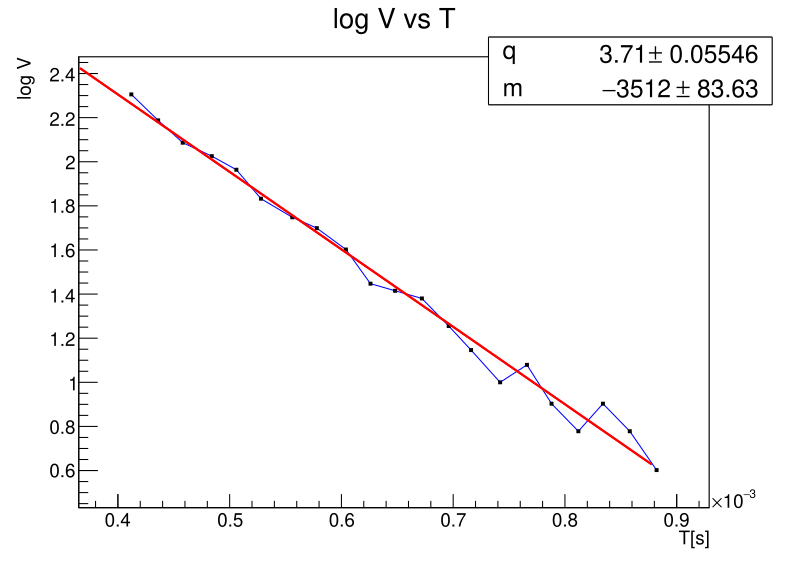

Generate this figure with Python:
import ROOT
from ROOT import TLine
from array import array
import numpy as np
import pandas as pd

df = pd.read_excel("Esperienza_5.xlsx", sheet_name="Dati_2") #legge il file excel
df = df.dropna(subset=["T", "LOG (V)"]) #controlla solo le colonne V e I. Se una di queste contiene un valore mancante, elimina quella riga


t = array('d', df["T"].to_numpy(dtype=float))
V = array('d', df["LOG (V)"].to_numpy(dtype=float)) #df è il dataframe, "V" è il nome della colonna da leggere 


et = array('d', [0.0]*len(V))
eV = array('d', [0.0]*len(t))



c = ROOT.TCanvas("c", "V vs T", 800, 600)

g=ROOT.TGraphErrors(len(V), t, V, et, eV)

g.SetTitle("log V vs T; T[s]; log V") 
g.SetMarkerStyle(21) 
g.SetMarkerColor(ROOT.kBlack) 
g.SetLineColor(ROOT.kBlue)
g.SetMarkerSize(0.5)
g.SetLineWidth(1) 
g.Draw("APL")

gfit = ROOT.TF1("gfit", "pol1", 0, max(t))
gfit.SetParName(0, "q")
gfit.SetParName(1, "m")
gfit.SetLineColor(ROOT.kRed)
gfit.Draw("same")
fit_result = g.Fit(gfit, "S+", "", 0, max(t))
ROOT.gStyle.SetOptFit(11) 

m=gfit.GetParameter(1)
q=gfit.GetParameter(0)
em=gfit.GetParError(1)
eq=gfit.GetParError(0)

Γ= -2*m
eΓ= 2*em

R=230


L=(R/Γ)*1000
eL=(R/(Γ**2))*eΓ*1000

real_L=43
percentual_error= (abs(L - real_L)/real_L)*100

print(" il valore dell'induttanza è:")
print(f"L = ({L:.3f} ± {eL:.3f}) mH")
print(f"L'errore è del: {percentual_error:.2f} %")

c.Modified() 
c.Update()
c.Draw()

c.SaveAs("semilog_2.pdf") 
input("Premi Invio per chiudere...") 
